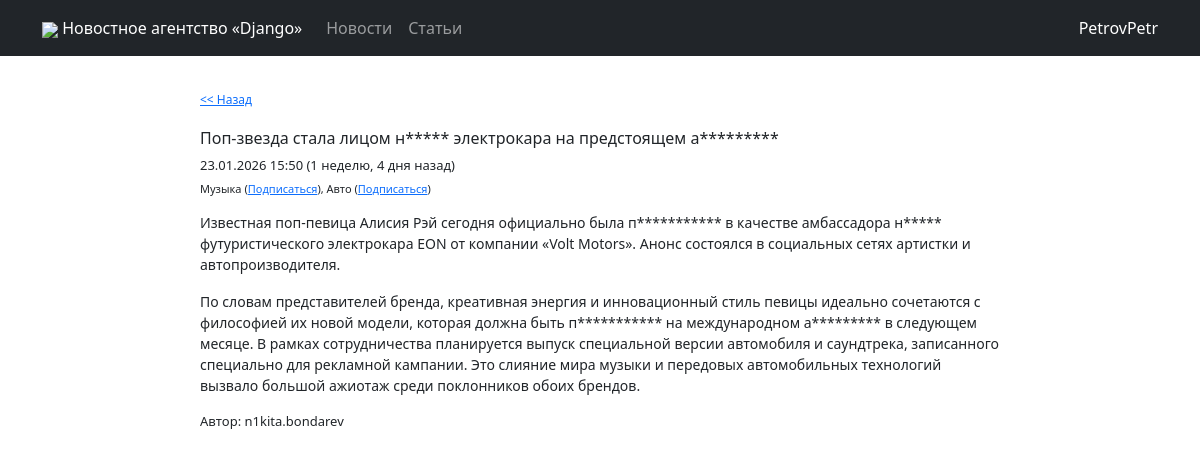
The app's page /news/3 (signed in) with its own data.
### news/models.py (models this page shows, shortened)
class Post(models.Model):
    news = 'NE'
    article = 'AR'
    POST_TYPES = [
        (news, 'Новость'),
        (article, 'Статья'),
    ]
    author = models.ForeignKey(Author, on_delete=models.CASCADE)
    post_type = models.CharField(max_length=2, choices=POST_TYPES)
    created_at = models.DateTimeField(auto_now_add=True)
    title = models.CharField(max_length=255)
    text = models.TextField()
    rating = models.IntegerField(default=0)
    categories = models.ManyToManyField(Category, through="PostCategory")

class Author(models.Model):
    user = models.OneToOneField(User, on_delete=models.CASCADE)
    rating = models.IntegerField(default=0)

### news/views.py (the view)
# urls.py: path('<int:pk>', NewsInfo.as_view(), name="articles_info"),
class NewsInfo(DetailView):
    model = Post
    post_type = None
    template_name = None
    context_object_name = None
    def setup(self, request, *args, **kwargs):
        super().setup(request, *args, **kwargs)
        self.post_type = re.findall(r'(news|articles)', request.path)[0] if kwargs.get("post_type") is None else kwargs.get("post_type")
        self.template_name = f'{self.post_type}/info.html'
        self.context_object_name = self.post_type.__str__()
    def get_queryset(self):
        queryset = super().get_queryset()
        queryset = queryset.filter(
            post_type='NE' if self.post_type == "news" else "AR"
        )
        return queryset
    def get_context_data(self, **kwargs):
        obj = self.get_object()
        context = super().get_context_data(**kwargs)
        context['text'] = obj.text.split("\n")
        categories = PostCategory.objects.filter(post=obj)
        categories_subscribes = [
            user_category.category
            for user_category in UserCategory.objects.filter(
                user=self.request.user,
                category__in=[cat.category for cat in categories]
            )
        ]
        categories_text = []
        for category_item in categories:
            is_subscribed = category_item.category in categories_subscribes
            url = (f'<a href="/{"unsubscribe" if is_subscribed else "subscribe"}_category/{category_item.category.id}/?return_to={self.request.path}">'
                   f'{"Отписаться" if is_subscribed else "Подписаться"}</a>')
            categories_text.append(f"{category_item.category.name} ({url})")
        context['category_names'] = ", ".join(categories_text)
        context['is_author'] = self.object.author.user == self.request.user
        return context

### main_app/templatetags/custom_filters.py (called while the page is built)
@register.filter
def censor(value):
    value_split = value.split()
    for index, value_str in enumerate(value_split):
        if value_str.lower() in forbidden_words:
            value_split[index] = value_str[0] + "*" * (len(value_str) - 1)
    return " ".join(value_split)

@register.filter
def format_date(datetime_str, format_str="%d.%m.%Y %H:%M:%S"):
    return datetime.datetime.strftime(datetime_str, format_str)

### templates/news/info.html (shortened to what this page needs)
{% extends 'flatpages/default.html' %}
{% load humanize %}
{% load tz %}
{% load custom_filters %}
{% block content %}
    <div style="margin: 35px auto; width: 800px; text-align: left;">
        <div style="font-size: 12px; margin-bottom: 20px;"><a href="/news"><< Назад</a>
        </div>
        <div>
            <h1 style="font-size: 16px">{{ news.title|censor }}</h1>
            <p style="font-size: 13px; margin-bottom: 5px">{{ news.created_at|localtime|format_date:"%d.%m.%Y %H:%M" }} ({{ news.created_at|naturaltime }})</p>
            <p style="font-size: 11px; margin-bottom: 15px">{{ category_names|safe }}</p>
            {% for text_block in text %}
                <p style="font-size: 14px">{{ text_block|censor }}</p>
            {% endfor %}
            <p style="font-size: 13px; margin-bottom: 15px">Автор: {{ news.author.user.username }}</p>
        </div>
    </div>
{% endblock content %}

### templates/flatpages/default.html (shortened to what this page needs)
<!DOCTYPE html>
<html lang="en">
    <head>
        {% load static %}
        <link href="{% static 'css/styles.css' %}" rel="stylesheet" />
    </head>
    <body>
        <nav class="navbar navbar-expand-lg navbar-dark bg-dark static-top">
           <div class="container">
               <a class="navbar-brand" href="/"><img src="{% static 'img/django_icon.png' %}" style="width: 30px"> Новостное агентство «Django»</a>
               <div class="collapse navbar-collapse" id="navbarResponsive">
                   <ul class="navbar-nav ml-auto">
                       <li class="nav-item active" style="display: flex;">
                           <a class="nav-link" href="/news">Новости</a>
                           <a class="nav-link" href="/articles">Статьи</a>
                       </li>
                   </ul>
               </div>
               {% if user.is_authenticated %}
                    <a href="/accounts/profile" class="profile-button">{{ user.username }}</a>
               {% else %}
                    <a href="/accounts/login" class="profile-button">Войти</a>
               {% endif %}
           </div>
</nav>
        <div class="container">
           <div class="row">
               <div class="col-lg-12 text-center">
                   {% block content %}{% endblock content %}
               </div>
           </div>
        </div>
    </body>
</html>

### records on screen
Post: title|censor "Поп-звезда стала лицом н***** электрокара на предстоящем а*********", created_at "23.01.2026 15:50", created_at "1 неделю, 4 дня назад", author.user.username "n1kita.bondarev"

### other values on screen
{{ user.username }} "PetrovPetr"
{{ category_names|safe }} "Музыка ( Подписаться ), Авто ( Подписаться )"
